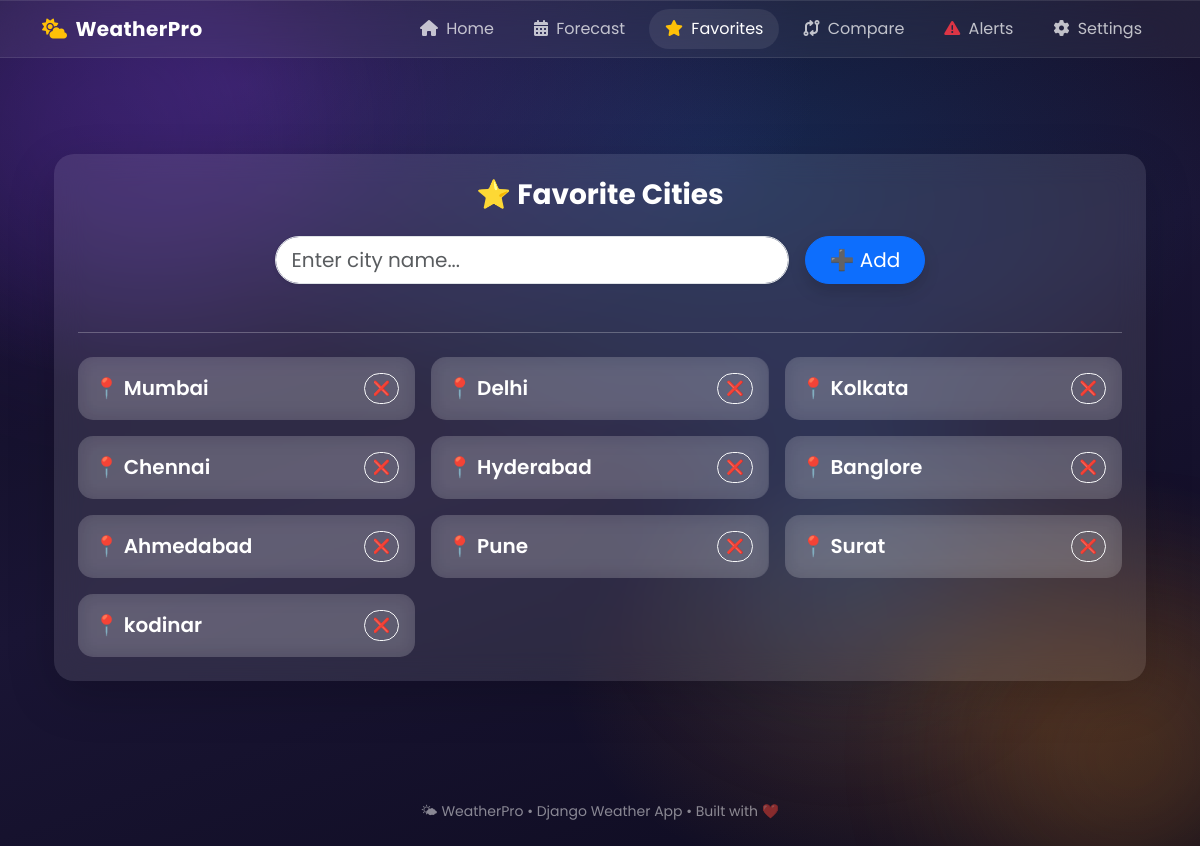
The app's page /favorites/ with its own data.
### app/models.py (models this page shows, shortened)
class FavoriteCity(models.Model):
    city_name = models.CharField(max_length=100)
    country = models.CharField(max_length=100, blank=True, null=True)
    added_at = models.DateTimeField(auto_now_add=True)

### app/views.py (the view)
# urls.py: path('favorites/', views.favorites, name='favorites'),
def favorites(request):
    if request.method == "POST":
        city = request.POST.get("city", "").strip()
        if city and not FavoriteCity.objects.filter(city_name__iexact=city).exists():
            FavoriteCity.objects.create(city_name=city)
        return redirect("favorites")
    cities = FavoriteCity.objects.all()
    weather_list = []
    for city_obj in cities:
        city = city_obj.city_name
        try:
            weather = WeatherData.objects.filter(city=city).first()
            if weather and timezone.now() - weather.timestamp < timedelta(minutes=10):
                weather_list.append(weather)
                continue
            url = "https://api.openweathermap.org/data/2.5/weather"
            params = {
                "q": city,
                "appid": API_KEY,
                "units": "metric"
            }
            response = requests.get(url, params=params, timeout=5)
            data = response.json()
            if data.get("cod") == 200:
                WeatherData.objects.filter(city=city).delete()
                weather = WeatherData.objects.create(
                    city=city,
                    temperature=data["main"]["temp"],
                    humidity=data["main"]["humidity"],
                    weather_description=data["weather"][0]["description"],
                    icon=data["weather"][0]["icon"],
                    wind_speed=data["wind"]["speed"],
                )
                weather_list.append(weather)
        except requests.exceptions.RequestException:
            continue
    return render(request, "favorites.html", {
        "favorites": [c.city_name for c in cities],
        "weather_data": weather_list,
    })

### app/templates/favorites.html (shortened to what this page needs)
{% extends 'base.html' %}
{% block nav_favorites %}active{% endblock %}
{% block content %}
<div class="container py-5">
    <div class="card shadow-lg border-0 p-4 glass-card">
        <h3 class="text-center mb-4 fw-bold">
            ⭐ Favorite Cities
        </h3>
        <form method="POST" class="row g-3 justify-content-center mb-4">
            <div class="col-md-6">
                <input type="text" name="city"
                       class="form-control form-control-lg rounded-pill shadow-sm"
                       placeholder="Enter city name..." required>
            </div>
            <div class="col-auto">
                <button type="submit" class="btn btn-primary btn-lg rounded-pill px-4 shadow">
                    ➕ Add
                </button>
            </div>
        </form>
        <hr class="my-4">
        <div class="row g-3">
            {% for city in favorites %}
            <div class="col-md-4">
                <div class="p-3 d-flex justify-content-between align-items-center city-card">
                    <h5 class="mb-0 fw-semibold">
                        📍 {{ city }}
                    </h5>
                    <a href="{% url 'remove_favorite' city %}"
                       class="btn btn-sm btn-outline-light rounded-pill remove-btn">
                        ❌
                    </a>
                </div>
            </div>
            {% empty %}
            <div class="text-center text-light">
                <p>No favorite cities yet 😔</p>
            </div>
            {% endfor %}
        </div>
    </div>
</div>
{% endblock %}

### app/templates/base.html (shortened to what this page needs)
{% load static %}
<!DOCTYPE html>
<html lang="en">
<head>
    <link href="https://cdn.jsdelivr.net/npm/bootstrap@5.3.3/dist/css/bootstrap.min.css" rel="stylesheet">
    <link href="https://cdnjs.cloudflare.com/ajax/libs/font-awesome/6.5.0/css/all.min.css" rel="stylesheet">
    <link rel="stylesheet" href="{% static 'css/style.css' %}">
</head>
<body>
    <div class="bg-canvas"></div>
    <div class="orb orb-1"></div>
    <div class="orb orb-2"></div>
    <div class="orb orb-3"></div>
    <nav class="navbar navbar-expand-lg navbar-dark glass-nav sticky-top">
        <div class="container">
            <a class="navbar-brand fw-bold" href="{% url 'home' %}">
                <i class="fa-solid fa-cloud-sun me-2 text-warning"></i>WeatherPro
            </a>
            <div class="collapse navbar-collapse" id="mainNav">
                <ul class="navbar-nav ms-auto gap-lg-2 align-items-lg-center">
                    <li class="nav-item">
                        <a class="nav-link {% block nav_home %}{% endblock %}" href="{% url 'home' %}">
                            <i class="fa-solid fa-house me-1"></i> Home
                        </a>
                    </li>
                    <li class="nav-item">
                        <a class="nav-link {% block nav_forecast %}{% endblock %}" href="{% url 'forecast' %}">
                            <i class="fa-solid fa-calendar-days me-1"></i> Forecast
                        </a>
                    </li>
                    <li class="nav-item">
                        <a class="nav-link {% block nav_favorites %}{% endblock %}" href="{% url 'favorites' %}">
                            <i class="fa-solid fa-star me-1 text-warning"></i> Favorites
                        </a>
                    </li>
                    <li class="nav-item">
                        <a class="nav-link {% block nav_compare %}{% endblock %}" href="{% url 'compare' %}">
                            <i class="fa-solid fa-code-compare me-1"></i> Compare
                        </a>
                    </li>
                    <li class="nav-item">
                        <a class="nav-link {% block nav_alerts %}{% endblock %}" href="{% url 'alerts' %}">
                            <i class="fa-solid fa-triangle-exclamation me-1 text-danger"></i> Alerts
                        </a>
                    </li>
                    <li class="nav-item">
                        <a class="nav-link {% block nav_settings %}{% endblock %}" href="{% url 'settings' %}">
                            <i class="fa-solid fa-gear me-1"></i> Settings
                        </a>
                    </li>
                </ul>
            </div>
        </div>
    </nav>
    <main class="page container py-4 py-lg-5">
        {% block content %}{% endblock %}
    </main>
    <footer class="py-4 mt-auto">
        <div class="container text-center text-white-50 small">
            🌤 WeatherPro • Django Weather App • Built with ❤️
        </div>
    </footer>
</body>
</html>

### app/static/css/style.css (style rules this page uses)
:root { --gold: #ffd200; --orange: #f7971e; --bg: #0d0b1e; --card-bg: rgba(255,255,255,.06); --border: rgba(255,255,255,.10); --blur: blur(22px); --radius: 24px; }
* { box-sizing: border-box; }
html, body { min-height: 100%; }
body { margin: 0; font-family: 'Poppins', sans-serif; color: #fff; background: var(--bg); overflow-x: hidden; }
.bg-canvas { position: fixed; inset: 0; z-index: 0; background: radial-gradient(ellipse 80% 60% at 20% 10%, rgba(111,66,193,.35) 0%, transparent 60%), radial-gradient(ellipse 60% 50% at 80% 80%, rgba(247,151,30,.20) 0%, transparent 55%), radial-gradient(ellipse 70% 60% at 60% 20%, rgba(30,136,229,.20) 0%, transparent 60%), linear-gradient(160deg, #0d0b1e 0%, #1a1535 50%, #0d0b1e 100%); animation: bgShift 14s ease-in-out infinite alternate; }
.orb { position: fixed; border-radius: 50%; filter: blur(80px); opacity: .18; animation: orbFloat linear infinite; pointer-events: none; z-index: 0; }
.orb-1 { width:420px; height:420px; background:#7c3aed; top:-80px; left:-100px; animation-duration:18s; }
.orb-2 { width:300px; height:300px; background:#f7971e; bottom:-60px; right:-80px; animation-duration:22s; animation-direction:reverse; }
.orb-3 { width:250px; height:250px; background:#1e88e5; top:50%; left:60%; animation-duration:16s; }
.page, .navbar, footer { position: relative; z-index: 1; }
.glass-nav, .glass-card, .search-form { background: var(--card-bg); backdrop-filter: var(--blur); -webkit-backdrop-filter: var(--blur); border: 1px solid var(--border); }
.glass-nav { border-left: 0; border-right: 0; }
.glass-card { border-radius: var(--radius); box-shadow: 0 20px 60px rgba(0,0,0,.28); overflow: hidden; }
.navbar-brand { letter-spacing: .02em; }
.nav-link { color: rgba(255,255,255,.72) !important; border-radius: 999px; padding-inline: 1rem !important; }
.nav-link.active, .nav-link:hover { background: rgba(255,255,255,.08); color: #fff !important; }
footer { color: rgba(255,255,255,.45); }

### app/templates/favorites.html (style rules this page uses)
body { background: linear-gradient(135deg, #1e3c72, #2a5298); }
.glass-card { background: rgba(255, 255, 255, 0.1); backdrop-filter: blur(15px); border-radius: 20px; color: white; }
.city-card { background: rgba(255, 255, 255, 0.15); backdrop-filter: blur(10px); transition: 0.3s; border-radius: 15px; }
.remove-btn { transition: 0.3s; }

### records on screen
FavoriteCity: favorites "Mumbai"
FavoriteCity: favorites "Delhi"
FavoriteCity: favorites "Kolkata"
FavoriteCity: favorites "Chennai"
FavoriteCity: favorites "Hyderabad"
FavoriteCity: favorites "Banglore"
FavoriteCity: favorites "Ahmedabad"
FavoriteCity: favorites "Pune"
FavoriteCity: favorites "Surat"
FavoriteCity: favorites "kodinar"
